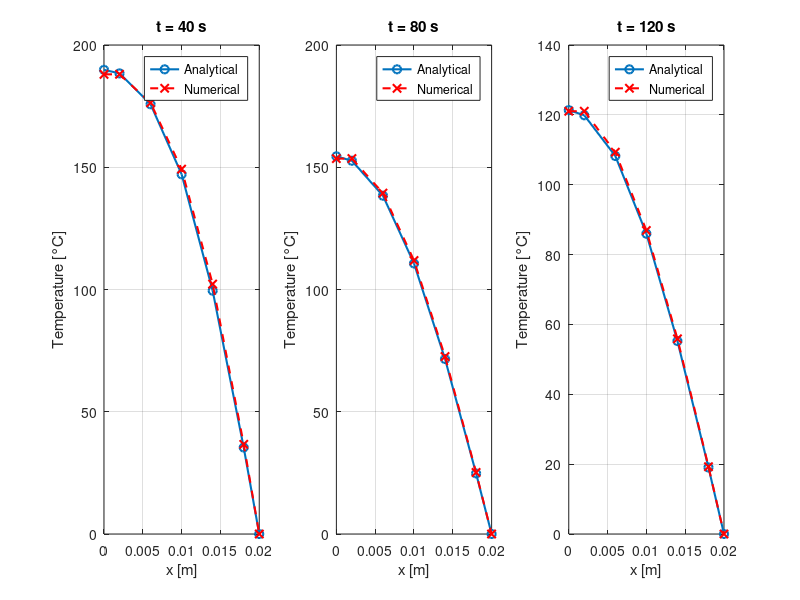

MATLAB code to generate this figure:
clear; clc; close all;

% Parameters.
Nx = 5;             % Number of control volumes
dt = 2;               % Time step [s]
L = 0.02;             % Plate thickness [m]
k = 10;               % Thermal conductivity [W/m.K]
rho_c = 1e7;          % Volumetric heat capacity [J/m^3.K]
alpha = k / rho_c;    % Thermal diffusivity
dx = L / Nx;
%The dt Limit by the Fully Implicit Scheme
% Compute stability limit for Explicit FVM
dt_lim = (rho_c * dx^2) / (k);

fprintf('The dt Limit = %.4f by the Fully Implicit Scheme\n', dt_lim);

if dt >= dt_lim
    % Popup warning and stop execution
    msg = sprintf('ERROR:\nYour dt = %.4f exceeds the stability limit (%.4f) for the Fully Implicit method.', dt, dt_lim);
    errordlg(msg, 'Time Step Too Large');
    return;
else
    disp('The FVM Solution is Given By:');
end




T_init = 200;         % Initial temperature
T_Right = 0;          % Dirichlet boundary at right

% Spatial grid
P = 1:Nx;
x_P = (P - 0.5) * dx;       % control volume centers
x_analytical = [0, x_P, L]; % for full analytical comparison

% Coefficients
ae = k / dx;
aw = k / dx;
ap_0 = rho_c * dx / dt;

% Matrix A
A = zeros(Nx);
for i = 1:Nx
    if i == 1
        ap = ae/2 + ap_0;
        A(i, i) = ap;
        A(i, i+1) = -ae/2;
    elseif i == Nx
        ap = aw/2 + ap_0 + 2*ae/2; % Neumann-like correction
        A(i, i-1) = -aw/2;
        A(i, i) = ap;
    else
        ap = ae/2 + aw/2 + ap_0;
        A(i, i-1) = -aw/2;
        A(i, i) = ap;
        A(i, i+1) = -ae/2;
    end
end

% Initial condition
T = ones(Nx, 1) * T_init;

% Time loop and plotting
t_total = [40, 80, 120];
% t_total = [40];
steps_needed = floor(t_total / dt);
% steps_needed = (t_total / dt);

T_storage = zeros(Nx+2, length(t_total));  % include boundary nodes

figure;
% for each_time = t_total

% for step = 1:max(steps_needed)
for step = 1:max(steps_needed)
    b = ones(Nx,1);
    for i = 1:Nx
        if i == 1
            ap_0_coeff = (ap_0-ae/2);
            b(i) = ap_0_coeff*T(i) + (ae/2)*T(i+1);
        elseif i == Nx
            ap_0_coeff = (ap_0-aw/2-ae);
            b(i) = (aw/2)*T(i-1) + ap_0_coeff*T(i)+ae*T_Right;
        else
            ap_0_coeff = (ap_0-ae/2-aw/2);
            b(i) = (aw/2)*T(i-1) + ap_0_coeff*T(i) + (ae/2)*T(i+1);
        end

    end
    T = A \ b;

    % Plot and store at selected times
    t_current = step * dt;
    idx_plot = find(t_current == t_total);
    if ~isempty(idx_plot)
        % Analytical solution
        T_analytical = zeros(size(x_analytical));
        for xi = 1:length(x_analytical)
            sum_series = 0;
            for n = 1:20000
                lambda_n = (2*n - 1)*pi / (2*L);
                coeff = ((-1)^(n+1)) / (2*n - 1);
                sum_series = sum_series + coeff * exp(-alpha * lambda_n^2 * t_current) * cos(lambda_n * x_analytical(xi));
            end
            T_analytical(xi) = (4*T_init/pi) * sum_series;
        end

        % Store full temperature: [boundary-left estimate; T; boundary-right]
        T_full = [T(1); T; T_Right];
        T_storage(:, idx_plot) = T_full;

        % Plot
        subplot(1, 3, idx_plot);
        plot(x_analytical, T_analytical, 'o-', 'LineWidth', 1.5);
        hold on;
        plot(x_analytical, T_full, 'rx--', 'LineWidth', 1.5);
        xlabel('x [m]');
        ylabel('Temperature [°C]');
        title(['t = ', num2str(t_current), ' s']);
        legend('Analytical', 'Numerical');
        grid on;
    end
end
% end
%% Print Comparison Table 
fprintf('\n%-6s | %-7s | %-17s | %-17s | %-10s\n', ...
        'Time', 'Node', 'Numerical (°C)', 'Analytical (°C)', '% Error');
fprintf(repmat('-', 1, 65)); fprintf('\n');

for t_idx = 1:length(t_total)
    t_val = t_total(t_idx);
    T_num = T_storage(:, t_idx);  % including boundaries

    % Analytical recomputation at x_analytical
    T_ana_vals = zeros(length(x_analytical), 1);
    for xi = 1:length(x_analytical)
        sum_series = 0;
        for n = 1:20000
            lambda_n = (2*n - 1)*pi / (2*L);
            coeff = ((-1)^(n+1)) / (2*n - 1);
            sum_series = sum_series + coeff * exp(-alpha * lambda_n^2 * t_val) * cos(lambda_n * x_analytical(xi));
        end
        T_ana_vals(xi) = (4*T_init/pi) * sum_series;
    end

    for node = 1:length(x_analytical)
        num_val = T_num(node);
        ana_val = T_ana_vals(node);
        err = ((num_val - ana_val) / ana_val) * 100;
        fprintf('%-6d | %-7d | %-17.2f | %-17.2f | %-10.2f\n', ...
                t_val, node-1, num_val, ana_val, err);
    end
    fprintf(repmat('-', 1, 65)); fprintf('\n');
end

